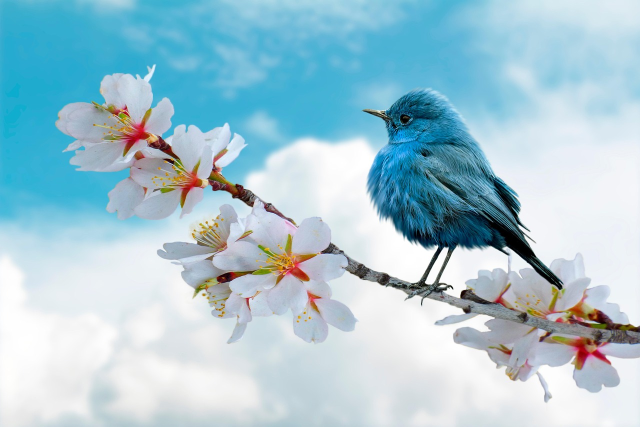
#> input picture bird.jpg, 1280 x 853 px, found by its file name (shown at 1/2 size)
$ jupyter execute image_processing_opencv.ipynb
#> lines starting #> are read from the running program, lines starting #| are printed output that depends on the picture; after the words box and inside, x2 and y2 are one past the last pixel; in counts of white or black regions, pixels touching at a corner belong together
#  Computer Vision Fundamentals & Setup
## Part 1: Theory + Environment Setup

 ### 1. Camera Models & CV Basics
#### - **Pinhole Camera Model**:
####   - Intrinsic (focal length, principal point) / Extrinsic (rotation, translation) parameters.
####   - Distortion (radial/tangential).
#### - **Image Representation**:
####   - Pixels, channels (RGB, HSV, grayscale).

 ### 2. Install OpenCV, ROS, Git
### Run these commands in your terminal (not here):
 ```bash
# Install OpenCV
pip install opencv-python opencv-contrib-python

#  Install ROS (Ubuntu example for ROS Noetic)
 sudo apt install ros-noetic-desktop-full
 echo "source /opt/ros/noetic/setup.bash" >> ~/.bashrc

[cell 1]
import cv2
import matplotlib.pyplot as plt
print("OpenCV version:", cv2.__version__)


# ## Part 2: Python Image Operations

# Load an image
img = cv2.imread("/home/jangcha/computer_vision_and_robotics/bird.jpg")  # Replace with your image path
#> img is the input picture: shape (853, 1280, 3); mean B, G, R 211.7, 199.2, 165.5
assert img is not None, "Image not found!"

# Display
cv2.imshow("Image", img)
cv2.waitKey(0)
cv2.destroyAllWindows()
# Crop and resize
cropped = img[100:300, 200:400]  # y1:y2, x1:x2
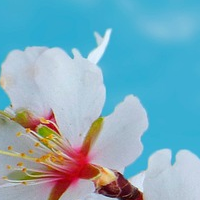
#> cropped: shape (200, 200, 3); mean B, G, R 189.3, 172.2, 125
resized = cv2.resize(img, (400, 200))  # (width, height)
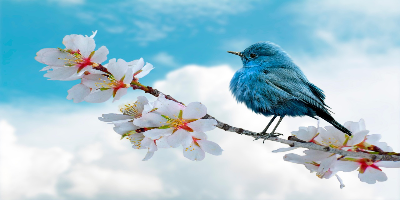
#> resized: shape (200, 400, 3); mean B, G, R 211.7, 199.1, 165.4
cv2.imshow("resized", resized)
cv2.waitKey(0)
cv2.destroyAllWindows()
# Convert to grayscale
gray = cv2.cvtColor(resized, cv2.COLOR_BGR2GRAY)
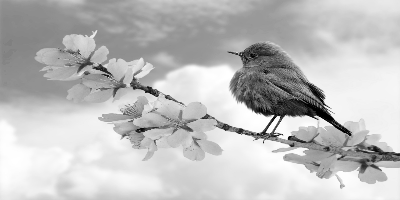
#> gray: shape (200, 400); min 0, max 255, mean 190.5
plt.imshow(gray)
plt.show()


# Draw a rectangle
cv2.rectangle(img, (50, 50), (200, 200), (0, 255, 0), 2)  # (x1,y1), (x2,y2), color, thickness
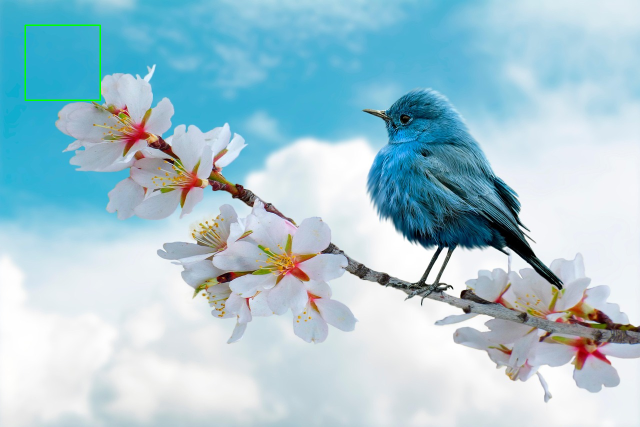
#> img: shape (853, 1280, 3) (shown at 1/2 size); 0.16% of pixels changed, all inside (x1, y1, x2, y2) = (49, 49, 202, 202)

# Gaussian blur
blurred = cv2.GaussianBlur(gray, (5, 5), 0)  # Kernel size (odd), sigma
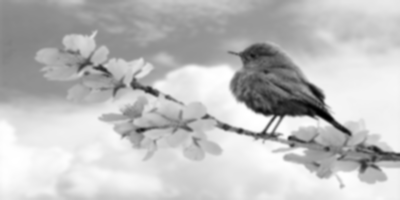
#> blurred: shape (200, 400); min 1, max 255, mean 190.5

# Edge detection (Canny)
edges = cv2.Canny(blurred, 50, 150)  # minVal, maxVal
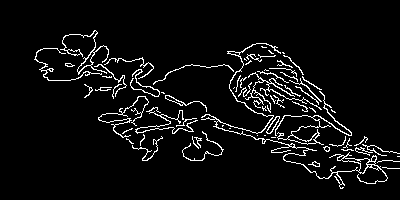
#> edges: shape (200, 400); 5.6% white in thin lines or dots, all inside (x1, y1, x2, y2) = (34, 30, 400, 189)

# Display results
cv2.imshow("Edges", edges)
cv2.waitKey(0)
cv2.destroyAllWindows()
